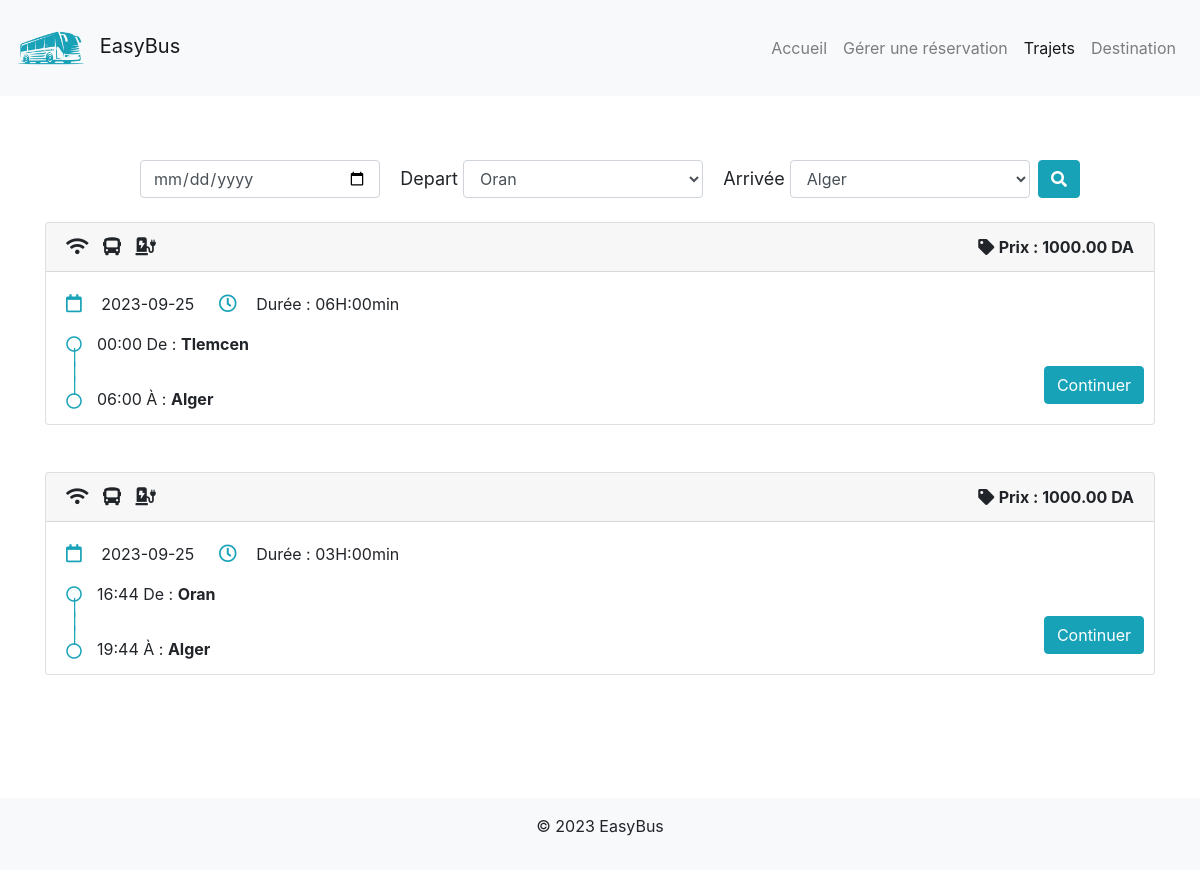
The page /trajets/ on the database its author committed.
### Trajets/models.py (models this page shows, shortened)
class Trajet(models.Model):
    id = models.AutoField(primary_key=True)
    lieu_depart = models.CharField(max_length=100, choices=VILLES_CHOICES)
    lieu_arrivee = models.CharField(max_length=100, choices=VILLES_CHOICES)
    date_depart = models.DateTimeField()
    date_arrivee = models.DateTimeField()
    prix = models.DecimalField(max_digits=10, decimal_places=2,default=10)
    @property
    def duree_trajet(self):
        duree = self.date_arrivee - self.date_depart
        return duree
    def duree_minutes(self):
        return int(self.duree_trajet.total_seconds() / 60)
    def duree_formattee(self):
        heures, minutes = divmod(self.duree_minutes(), 60)
        return f"{heures:02d}H:{minutes:02d}min"

### Trajets/views.py (the view)
# urls.py: path('trajets/',trajets,name='liste_trajets'),
def trajets(request):
    trajets = Trajet.objects.all()
    trajet_filter = TrajetFilterForm(request.GET)
    if trajet_filter.is_valid():
        date_min = trajet_filter.cleaned_data.get('date_min')
        ville_depart = trajet_filter.cleaned_data.get('departureCity')
        ville_arrivee = trajet_filter.cleaned_data.get('arrivalCity')
        if date_min and ville_depart and ville_arrivee:
            trajets = trajets.filter(date_depart__gte=date_min,lieu_depart=ville_depart,lieu_arrivee=ville_arrivee)
            print('hello')
    context = {'trajets': trajets, 'trajet_filter': trajet_filter, 'VILLES_CHOICES': VILLES_CHOICES}
    return render(request, 'trajet.html', context)

### Trajets/forms.py
class TrajetFilterForm(forms.Form):
    date_min = forms.DateField(label="Date minimale", required=False, widget=forms.DateInput(attrs={'type': 'date'}))
    departureCity = forms.ChoiceField(choices=VILLES_CHOICES, required=False)
    arrivalCity = forms.ChoiceField(choices=VILLES_CHOICES, required=False)

### Trajets/templates/trajet.html (shortened to what this page needs)
{% extends 'base.html' %}
{% load static %}
{% block content %}
<div class="container mt-5" xmlns="http://www.w3.org/1999/html" xmlns="http://www.w3.org/1999/html">
<div class="row mb-2">
    <div class="col-md-10 offset-md-1 text-center">
        <form method="get" action="{% url 'liste_trajets' %}" class="mt-3">
            <div class="form-group d-flex input-select-container">
                <input type="date" class="form-control  spaced-input" id="{{ trajet_filter.date_min.id_for_label }}"
                       name="{{ trajet_filter.date_min.name }}" value="{{ trajet_filter.date_min.value }}">
                <label  class="large-label"  for="departureCity">Depart</label>
                <select class="form-control  spaced-input" id="departureCity" name="departureCity">
                    {% for city, city_name in VILLES_CHOICES %}
                    {% if city == "Oran" %}
                        <option value="{{ city }}" selected>{{ city_name }}</option>
                    {% else %}
                        <option value="{{ city }}">{{ city_name }}</option>
                    {% endif %}
                    {% endfor %}
                </select>
                <label class="large-label" for="arrivalCity">Arrivée</label>
                <select class="form-control  spaced-input" id="arrivalCity" name="arrivalCity">
                    {% for city, city_name in VILLES_CHOICES %}
                    {% if city == "Alger" %}
                        <option value="{{ city }}" selected>{{ city_name }}</option>
                    {% else %}
                        <option value="{{ city }}">{{ city_name }}</option>
                    {% endif %}
                    {% endfor %}
                </select>
                <button type="submit" class="btn btn-info ml-2">
                    <i class="fas fa-search"></i>
                </button>
            </div>
        </form>
    </div>
</div>
    {% for trajet in trajets %}
<div class="row mb-4">
    <div class="col-md-12">
        <div class="card custom-card">
            <div class="card-header">
                <div class="float-left">
                    <i class="fas fa-wifi" style="font-size: 18px; margin-right: 10px;"></i>
                    <i class="fas fa-bus" style="font-size: 18px; margin-right: 10px;"></i>
                    <i class="fas fa-charging-station" style="font-size: 18px;"></i>
                </div>
                <div class="float-right">
                    <i class='fas fa-tag' style='font-size:18px,color:#17a2b8'></i>
                    <b>Prix : {{ trajet.prix }} DA</b>
                </div>
                <div class="clearfix"></div>
            </div>
            <div class="card-body">
                <div class="float-left"style="display: inline-block; text-align: left;   padding-right: 20pc;" >
                    <p class="card-text date">
                        <i class="far fa-calendar" style="margin-right: 15px; font-size: 18px;color: #17a2b8;"></i>
                        {{ trajet.date_depart|date:"Y-m-d" }}
                    </p>
                    <p class="card-text duration">
                        <i class="far fa-clock" style="margin-right: 15px; font-size: 18px;color: #17a2b8;"></i>
                        Durée : {{ trajet.duree_formattee }}
                    </p>
                    <p> <i class="far fa-circle"style="margin-right: 15px; color:#17a2b8 "></i>{{ trajet.date_depart|date:"H:i" }} De : <b>{{ trajet.lieu_depart }} </b>  </p>
                     <p style="    color: #17a2b8;margin: -27px 0px 4px 6px; ">|</p>
                     <p style="    color: #17a2b8;margin: -14px 0px -10px 6px; ">|</p>
                     <p style="    color: #17a2b8;margin: 0px 0px -10px 6px; ">|</p>
                    <p><i class="far fa-circle align-middle" style="margin-right: 15px;color:#17a2b8" ></i>{{ trajet.date_arrivee|date:"H:i" }}  À : <b>{{ trajet.lieu_arrivee }}</b>  </p>
                </div>
                <div class="float-right bottom-right">
                    <a  href="{% url 'details_trajet' trajet.id %}" class="btn btn-info">Continuer</a>
                </div>
            </div>
        </div>
    </div>
</div>
    {% endfor %}
</div>
{% endblock %}

### Trajets/templates/base.html (shortened to what this page needs)
<!DOCTYPE html>
{% load static %}
<html lang="en">
<head>
    <link rel="stylesheet" href="https://stackpath.bootstrapcdn.com/bootstrap/4.5.2/css/bootstrap.min.css">
    <link href="https://cdnjs.cloudflare.com/ajax/libs/font-awesome/5.15.3/css/all.min.css" rel="stylesheet">
    <link rel="stylesheet" href="https://unpkg.com/leaflet@1.7.1/dist/leaflet.css" />
</head>
<body>
    <nav class="navbar navbar-expand-lg navbar-light bg-light">
        <a class="navbar-brand" href="{% url 'index' %}">
            <img src="{% static 'trajets/images/bus-logo.png' %}" alt="Logo du bus" width="70" height="70">
            <span class="ml-2">EasyBus</span>
        </a>
        <div class="collapse navbar-collapse" id="navbarNav">
            <ul class="navbar-nav ml-auto">
                <li class="nav-item {% if request.path == '/' %}active{% endif %}">
                    <a class="nav-link" href="{% url 'index' %}">Accueil</a>
                </li>
                <li class="nav-item {% if request.path == '/reservation/' %}active{% endif %}">
                    <a class="nav-link" href="{% url 'reservation' %}">Gérer une réservation</a>
                </li>
                <li class="nav-item {% if request.path == '/trajets/' %}active{% endif %}">
                    <a class="nav-link" href="{% url 'liste_trajets' %}">Trajets</a>
                </li>
                <li class="nav-item {% if request.path == '/Apropos/' %}active{% endif %}">
                    <a class="nav-link" href="{% url 'Apropos' %}">Destination</a>
                </li>
            </ul>
        </div>
    </nav>
    {% block content %}{% endblock %}
    <footer class="bg-light text-center py-3 " style="    margin-top: 100px;">
        <p>&copy; 2023 EasyBus </p>
    </footer>
</body>
</html>

### Trajets/templates/trajet.html (style rules this page uses)
.input-select-container { margin-right: -20px; }
.bottom-right { position: absolute; bottom: 20px; right: 10px; }
.card-text.date, .card-text.duration { display: inline-block; vertical-align: middle; margin-right: 20px; }
.large-label { font-size: 18px; margin: 5px 5px 5px 20px; }
.custom-card { width: 100%; height: 90%; }

### rows shown on the page
Trajet: prix "1000.00", date_depart "2023-09-25", duree_formattee "06H:00min", date_depart "00:00", lieu_depart "Tlemcen", date_arrivee "06:00", lieu_arrivee "Alger"
Trajet: prix "1000.00", date_depart "2023-09-25", duree_formattee "03H:00min", date_depart "16:44", lieu_depart "Oran", date_arrivee "19:44", lieu_arrivee "Alger"

### other values the page prints
form field departureCity "Oran"
form field arrivalCity "Alger"
